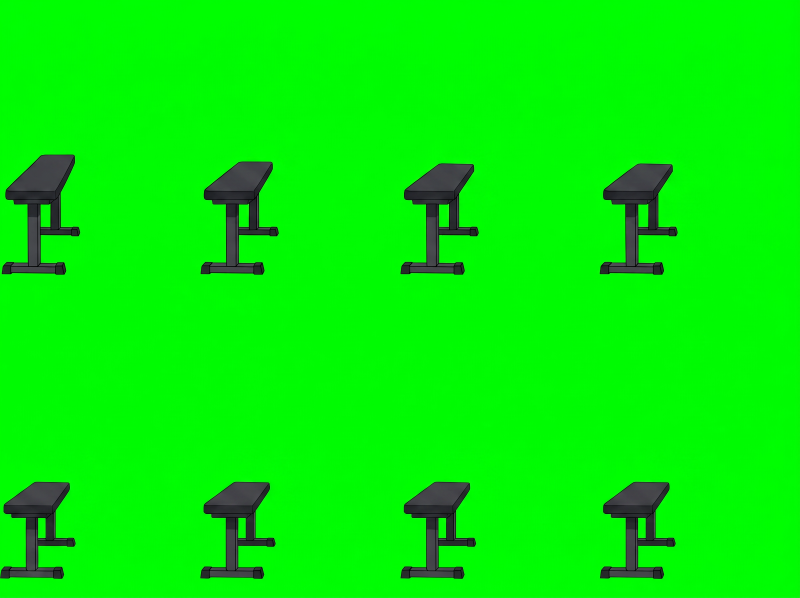
#> input picture sprites2d/sheets/benchdip_plate.png, 2400 x 1792 px, given in place of benchdip_plate.png.png, which was not available (shown at 1/3 size)
$ python build_equip.py sheets/benchdip_plate.png 5 5
#> lines starting #> are read from the running program, lines starting #| are printed output that depends on the picture; after the words box and inside, x2 and y2 are one past the last pixel; in counts of white or black regions, pixels touching at a corner belong together
"""Static-equipment rebuild.
orig sheet  : sheets/<name>.png           (character + equipment, 8 cells)
noeq sheet  : sheets/<name>_noeq.png      (same image with equipment removed by Magnific edit)
mus sheet   : sheets/<name>_mus.png       (optional muscle colour coding)
Output      : spr/<name>S/f{k}.png (+ f{k}_m.png) — all frames on one common canvas, equipment identical
              in every frame (median over registered frames), character registered to the equipment.
usage: python3 build_equip.py name rows cols [frames...]
"""
import sys, os, json
import numpy as np
from PIL import Image
from scipy import ndimage as ndi
from scipy.signal import fftconvolve

name, rows, cols = sys.argv[1], int(sys.argv[2]), int(sys.argv[3])
D = '/home/claude/p2d'
def load(p, size=None):
    im = Image.open(p).convert('RGB')
#> im is the input picture: PIL image 2400x1792 RGB; mean R, G, B 3.8, 239.3, 5.8
    if size and im.size != size: im = im.resize(size, Image.LANCZOS)
    return np.array(im).astype(np.float32)
O = load(f'{D}/sheets/{name}.png'); H, W = O.shape[:2]
#> after `H, W = O.shape[:2]`: H = 1792; W = 2400
N = load(f'{D}/sheets/{name}_noeq.png', (W, H))
#> call 2 of load, with size = (2400, 1792)
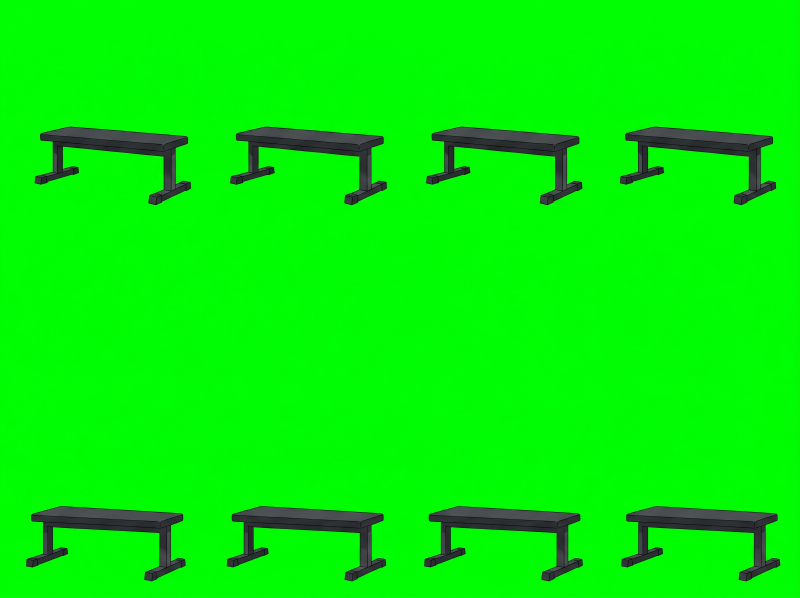
#> input picture sprites2d/sheets/benchpress_plate.png, 2400 x 1792 px, given in place of benchdip_plate.png_noeq.png, which was not available (shown at 1/3 size)
#> in load, im is the input picture: PIL image 2400x1792 RGB; mean R, G, B 5, 238.9, 6.2
M = load(f'{D}/sheets/{name}_mus.png', (W, H)) if os.path.exists(f'{D}/sheets/{name}_mus.png') else None
def key(a):
    return 1 - np.clip((a[..., 1] - np.maximum(a[..., 0], a[..., 2]) - 25) / 65, 0, 1)
#> returned value: shape (1792, 2400) float32
def despill(a):
    a = a.copy(); mx = np.maximum(a[..., 0], a[..., 2]); a[..., 1] = np.minimum(a[..., 1], mx + 8); return a
ao, an = key(O), key(N)
E = (ao > 0.5) & (an < 0.35)
#> E: shape (1792, 2400) bool; 5.4% white; 18 white regions, largest, box (x1, y1, x2, y2) and area: (6, 464, 240, 824) 33486, (1202, 491, 1436, 823) 31608, (602, 485, 836, 824) 31572
E = ndi.binary_opening(E, iterations=2)
#> E: shape (1792, 2400) bool; 5.4% white; 20 white regions, largest, box (x1, y1, x2, y2) and area: (6, 464, 240, 824) 33463, (1202, 491, 1436, 823) 31582, (602, 485, 836, 824) 31555
lab, n = ndi.label(E); sz = ndi.sum(E, lab, range(1, n + 1))
#> after `lab, n = ndi.label(E)`:
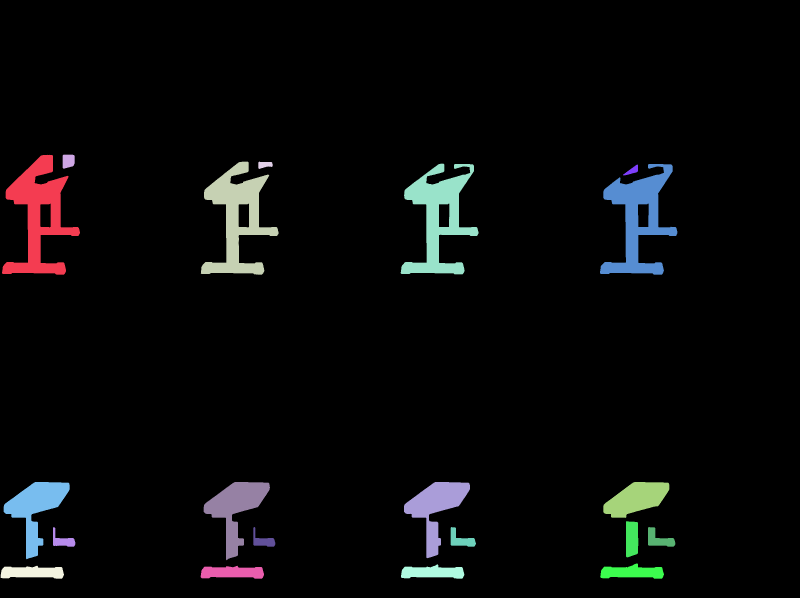
#> lab: shape (1792, 2400) int32 (shown at 1/3 size); 21 distinct labels, from 0 to 20; one colour per label, 0 black
#> after `lab, n = ndi.label(E)`: n = 20
#> after `sz = ndi.sum(E, lab, range(1, n + 1))`: sz = 20 values, max 33463 at index 0, min 624 at index 6, mean 11693.2
E = np.isin(lab, [i + 1 for i, s in enumerate(sz) if s > 800])
E = ndi.binary_dilation(E, iterations=2) & (ao > 0.3)
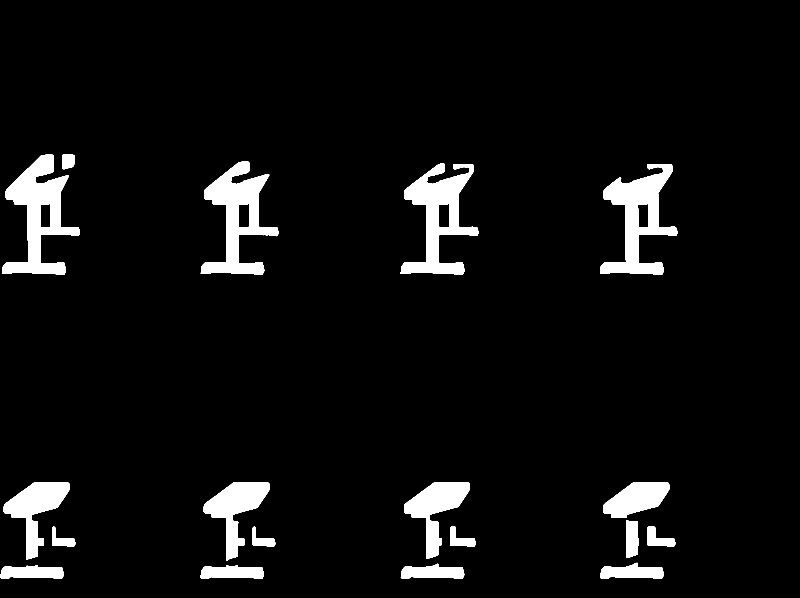
#> E: shape (1792, 2400) bool (shown at 1/3 size); 5.5% white; 18 white regions, largest, box (x1, y1, x2, y2) and area: (6, 464, 240, 824) 34047, (1202, 490, 1436, 824) 32316, (602, 485, 836, 824) 32112
ch, cw = H / rows, W / cols
#> ch = 358.4; cw = 480
cells = [(int(i * ch), int((i + 1) * ch), int(j * cw), int((j + 1) * cw)) for i in range(rows) for j in range(cols)]
use = [int(x) for x in sys.argv[4:]] or list(range(len(cells)))
#> use = 25 values from 0 to 24
ref = None; shifts = []
CH = int(ch); CW = int(cw)
#> after `CH = int(ch)`: CH = 358
#> after `CW = int(cw)`: CW = 480
for k in use:
    y0, y1, x0, x1 = cells[k]
    e = E[y0:y0 + CH, x0:x0 + CW].astype(np.float32)
    if ref is None: ref = e; shifts.append((0, 0)); continue
    cor = fftconvolve(ref, e[::-1, ::-1], mode='same')
    cy, cx = np.array(cor.shape) // 2; R = 160
    win = cor[cy - R:cy + R, cx - R:cx + R]
    iy, ix = np.unravel_index(np.argmax(win), win.shape)
    shifts.append((iy - R, ix - R))
#> after the loop, shifts = 25 pairs, first value -160 to 0, second value -160 to 0
print(name, 'shifts', shifts)
#> (printed output is left out)
PAD = 200
def shifted(arr, k, dy, dx):
    y0, y1, x0, x1 = cells[k]
    out = np.zeros((CH + 2 * PAD, CW + 2 * PAD) + arr.shape[2:], arr.dtype)
    sub = arr[y0:y0 + CH, x0:x0 + CW]
    out[PAD + dy:PAD + dy + sub.shape[0], PAD + dx:PAD + dx + sub.shape[1]] = sub
    return out
# static equipment = median vote over registered frames
eqs = []; eqc = []
for k, (dy, dx) in zip(use, shifts):
    eqs.append(shifted(E.astype(np.float32), k, dy, dx)); eqc.append(shifted(despill(O), k, dy, dx))
#> this loop made 25 passes
#> (dy, dx) on passes 1 to 12: (0, 0), (-160, -160), (-160, -160), (-160, -160), (-160, -160), (-160, -160), (-160, -160), (-160, -160), (-160, -160), (-160, -160), (-160, -160), (-160, -160)
#> pass 1, in shifted (call 2), `sub = arr[y0:y0 + CH, x0:x0 + CW]`:
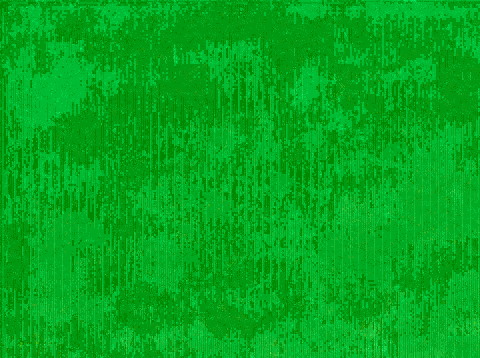
#> sub: shape (358, 480, 3) float32; mean R, G, B 0.14, 9.76, 1.76; drawn with min black and max white
#> after the loop, eqc = 25 items; eqs = 25 items
eqs = np.stack(eqs); vote = eqs.mean(0) > 0.45
#> after `vote = eqs.mean(0) > 0.45`: vote: shape (758, 880) bool; every value is 0
colr = np.zeros(vote.shape + (3,), np.float32)
for i in range(len(eqs)):  # take colour from the first frame where the pixel is equipment
    m = (eqs[i] > 0.5) & (colr.sum(-1) == 0) & vote
    colr[m] = eqc[i][m]
#> this loop made 25 passes
#> colr: shape (758, 880, 3) float32; every value is 0
eqA = vote.astype(np.float32)
#> eqA: shape (758, 880) float32; every value is 0
os.makedirs(f'{D}/spr/{name}S', exist_ok=True)
boxes = []
for idx, (k, (dy, dx)) in enumerate(zip(use, shifts)):
    ca = shifted(an, k, dy, dx)
    # keep only the character components (drop specks)
    cm = ca > 0.5; lab, n = ndi.label(cm); sz = ndi.sum(cm, lab, range(1, n + 1))
    keep = ndi.binary_dilation(np.isin(lab, [i + 1 for i, s in enumerate(sz) if s > 1500]), iterations=4)
    ca = ca * keep
    cc = shifted(despill(N), k, dy, dx)
    a = np.clip(ca + eqA * (1 - ca), 0, 1)
    rgb = (cc * ca[..., None] + colr * (eqA * (1 - ca))[..., None]) / np.maximum(a, 1e-4)[..., None]
    Image.fromarray(np.dstack([rgb, a * 255]).clip(0, 255).astype(np.uint8), 'RGBA').save(f'{D}/spr/{name}S/f{idx}.png')
    if M is not None:
        C = shifted(M, k, dy, dx); r, g, b = C[..., 0], C[..., 1], C[..., 2]
        chans = []
        for m in ((b > 170) & (r < 110) & (g < 110), (r > 190) & (g > 190) & (b < 110), (r > 170) & (b > 170) & (g < 110), (g > 170) & (b > 170) & (r < 110)):
            m = ndi.binary_closing(ndi.binary_opening(m, iterations=1), iterations=2) & (ca > 0.5)
            chans.append((ndi.gaussian_filter(m.astype(np.float32), 1.0) * 255).clip(0, 255).astype(np.uint8))
        Image.fromarray(np.dstack(chans), 'RGBA').save(f'{D}/spr/{name}S/f{idx}_m.png')
    boxes.append([0, 0, CW + 2 * PAD, CH + 2 * PAD])
#> this loop made 25 passes
#> (dy, dx, n) on passes 1, 2, 3, 4, 5, 11, 12, 13, 14, 15, 16, 17: (0, 0, 0), (-160, -160, 0), (-160, -160, 0), (-160, -160, 0), (-160, -160, 0), (-160, -160, 0), (-160, -160, 0), (-160, -160, 0), (-160, -160, 0), (-160, -160, 0), (-160, -160, 0), (-160, -160, 0)
#> (dy, dx, n, sz) on passes 6, 7, 8, 9, 10, 21: (-160, -160, 2, [26287, 1062]), (-160, -160, 2, [19300, 10121]), (-160, -160, 2, [12460, 18253]), (-160, -160, 2, [25021, 3244]), (-160, -160, 1, [34326]), (-160, -160, 1, [29593])
#> pass 1, in despill (call 26), `mx = np.maximum(a[..., 0], a[..., 2])`:
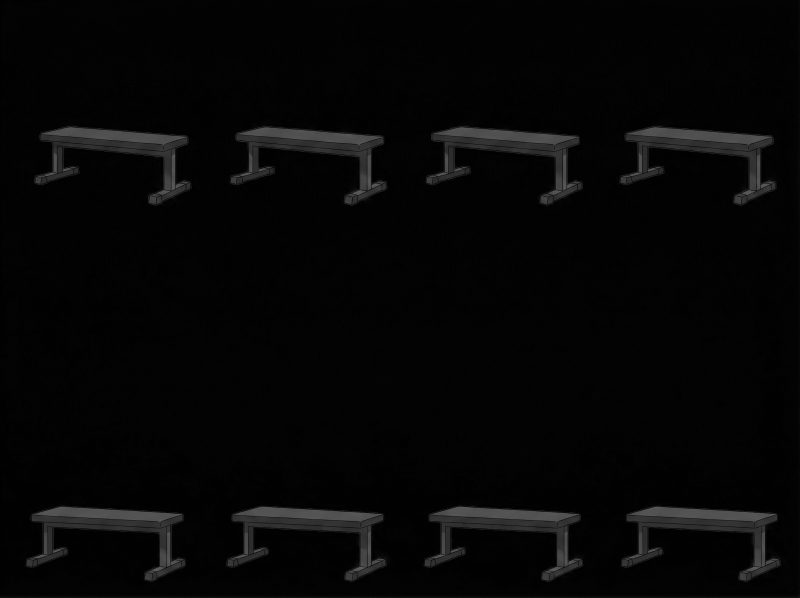
#> mx: shape (1792, 2400) float32 (shown at 1/3 size); min 0, max 108, mean 6.4
#> pass 1, `cc = shifted(despill(N), k, dy, dx)`:
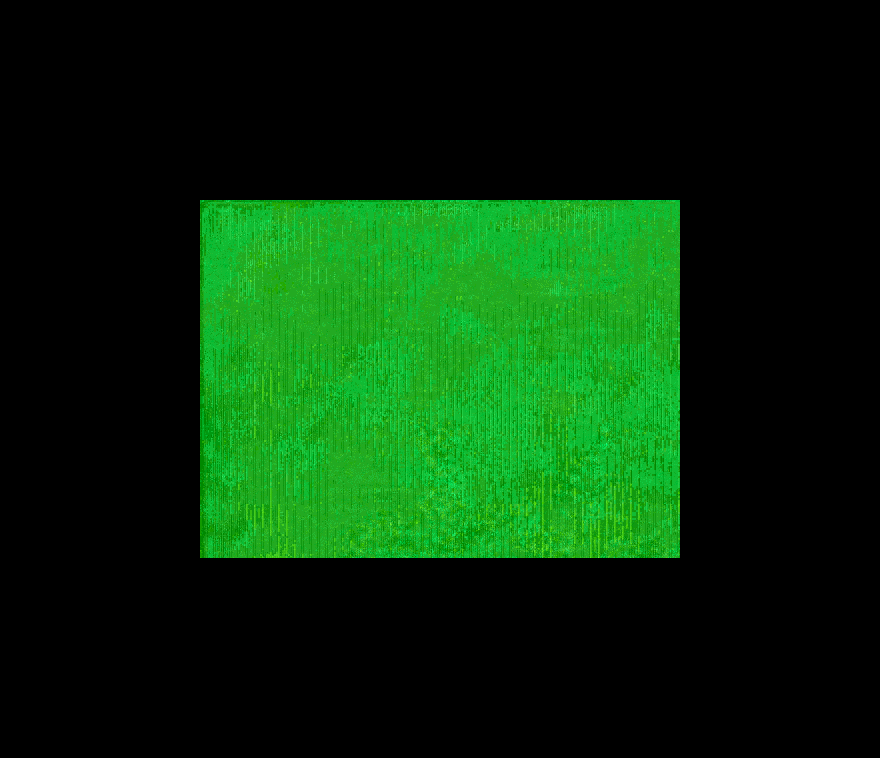
#> cc: shape (758, 880, 3) float32; mean R, G, B 0.385, 2.66, 0.561; drawn with min black and max white
#> after the loop:
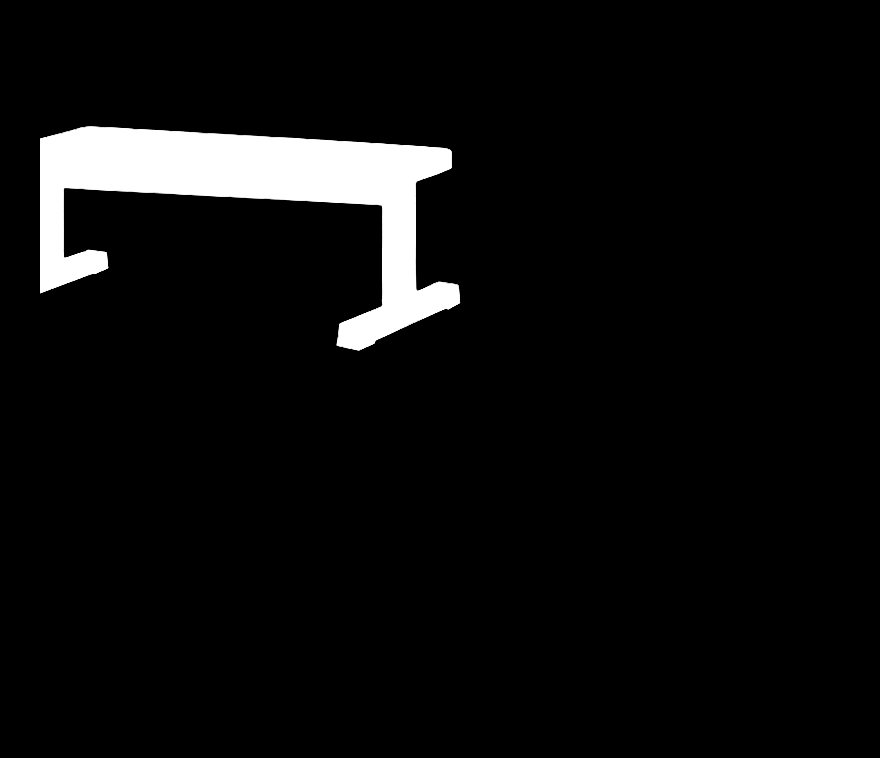
#> a: shape (758, 880) float32; min 0, max 1, mean 0.0518
#> after the loop: cm: shape (758, 880) bool; 5.2% white; 1 white region, box (x1, y1, x2, y2) and area: (40, 126, 460, 351) 34653
#> after the loop, boxes = 25 items, first 6: [0, 0, 880, 758], [0, 0, 880, 758], [0, 0, 880, 758], [0, 0, 880, 758], [0, 0, 880, 758], [0, 0, 880, 758]
json.dump(dict(boxes=boxes, canvas=[CW + 2 * PAD, CH + 2 * PAD], foot=None), open(f'{D}/spr/{name}S/info.json', 'w'))
print('ok', len(use))
#| ok 25
# crop all frames to the union bbox so they stay on one common canvas
fs = sorted([f for f in os.listdir(f'{D}/spr/{name}S') if f.endswith('.png')])
ims = {f: Image.open(f'{D}/spr/{name}S/{f}') for f in fs}
#> ims = 1 item
U = None
for f, im in ims.items():
    if f.endswith('_m.png'): continue
#> (the run stopped early here; a loop or call above may not have finished)
